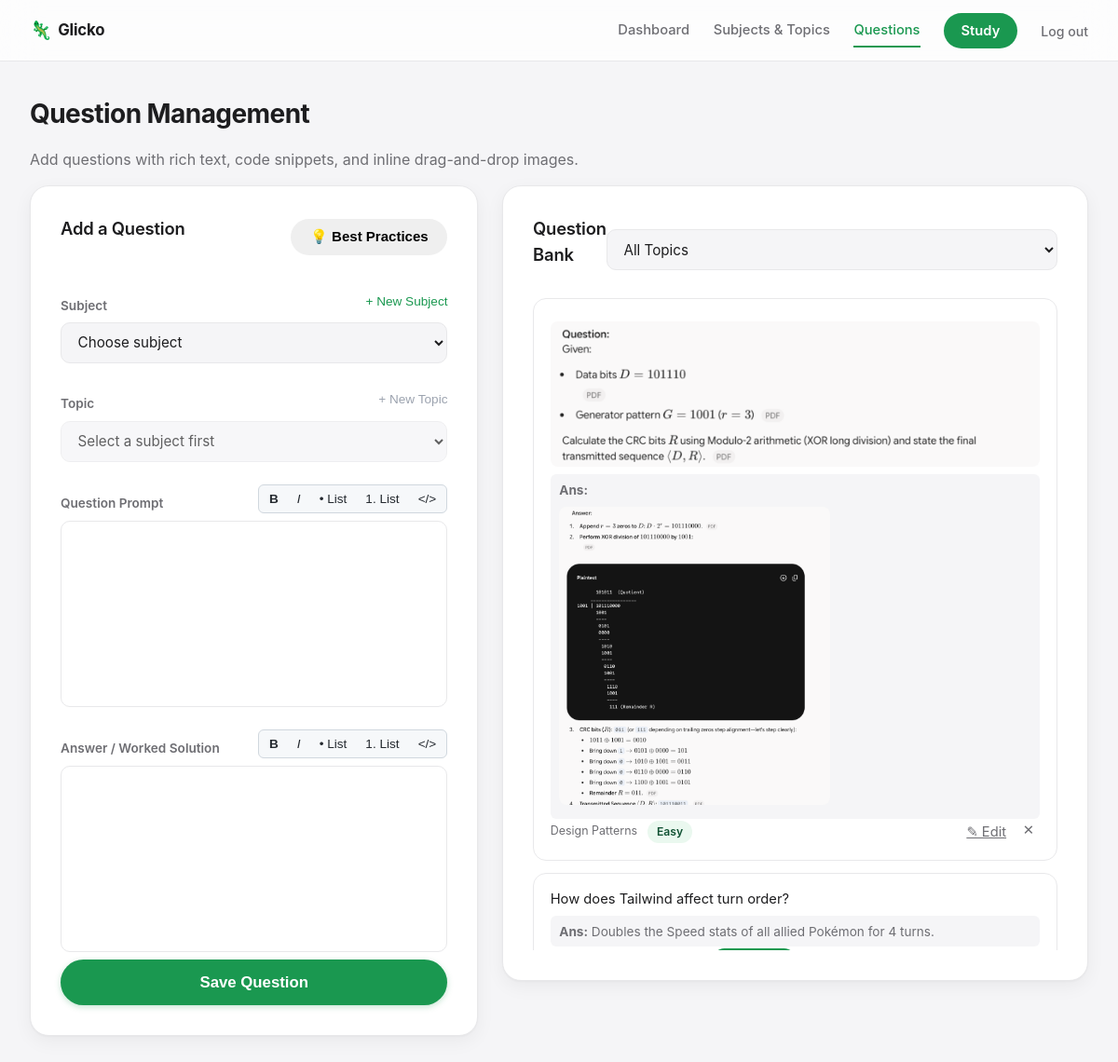
Screenshot of /questions (signed in) with the database file from the repository.
### tables this page shows
CREATE TABLE questions (
    id INTEGER PRIMARY KEY AUTOINCREMENT,
    topic_id INTEGER NOT NULL REFERENCES topics(id) ON DELETE CASCADE,
    text TEXT NOT NULL,
    answer TEXT,
    image_filename TEXT,
    answer_image_filename TEXT,
    rating REAL NOT NULL DEFAULT 1500,
    rd REAL NOT NULL DEFAULT 350,
    last_update TEXT,
    sm2_n INTEGER NOT NULL DEFAULT 0,
    sm2_ef REAL NOT NULL DEFAULT 2.5,
    sm2_interval REAL NOT NULL DEFAULT 0,
    next_eligible TEXT
);

CREATE TABLE topics (
    id INTEGER PRIMARY KEY AUTOINCREMENT,
    subject_id INTEGER NOT NULL REFERENCES subjects(id) ON DELETE CASCADE,
    name TEXT NOT NULL,
    rating REAL NOT NULL DEFAULT 1500,
    rd REAL NOT NULL DEFAULT 350,
    last_update TEXT,
    pending_results TEXT NOT NULL DEFAULT '[]',
    UNIQUE(subject_id, name)
);

### app.py (the view)
@app.route('/questions')
@login_required
def questions():
    uid = session['user_id']
    topic_filter = request.args.get('topic_id', type=int)
    conn = db.get_db()
    conn.execute('''
        CREATE TABLE IF NOT EXISTS user_settings (
            user_id INTEGER NOT NULL,
            key TEXT NOT NULL,
            value TEXT,
            PRIMARY KEY (user_id, key)
        )
    ''')
    bp_row = conn.execute("SELECT value FROM user_settings WHERE user_id = ? AND key = 'best_practices'", (uid,)).fetchone()
    default_bp = (
        "<ul>"
        "<li><b>Problem → Tool:</b> Describe the problem or goal in the prompt, and the solution/tool in the answer.</li>"
        "<li><b>Keep Cards Atomic:</b> Test only one key concept per card for faster recall.</li>"
        "<li><b>Add Explicit Context:</b> Mention language/framework tags so the card makes sense during mixed review.</li>"
        "<li><b>Visuals & Code:</b> Use code blocks or screenshots for architecture and system design.</li>"
        "</ul>"
    )
    saved_best_practices = bp_row['value'] if bp_row and bp_row['value'] else default_bp
    subjects = conn.execute("SELECT id, name FROM subjects WHERE user_id = ? ORDER BY name", (uid,)).fetchall()
    query = """
        SELECT q.id, q.text, q.answer, q.rating, t.name as topic_name, s.name as subject_name
        FROM questions q
        JOIN topics t ON q.topic_id = t.id
        JOIN subjects s ON t.subject_id = s.id
        WHERE s.user_id = ?
    """
    params = [uid]
    if topic_filter:
        query += " AND q.topic_id = ?"
        params.append(topic_filter)
    query += " ORDER BY q.id DESC"
    question_rows = conn.execute(query, params).fetchall()
    topics = conn.execute("""
        SELECT t.id, t.name, t.subject_id, s.name as subject_name
        FROM topics t
        JOIN subjects s ON t.subject_id = s.id
        WHERE s.user_id = ?
        ORDER BY s.name, t.name
    """, (uid,)).fetchall()
    conn.close()
    return render_template('questions.html',
                           questions=question_rows,
                           subjects=subjects,
                           topics=topics,
                           topic_filter=topic_filter,
                           best_practices=saved_best_practices)

### auth.py (called while the page is built)
def login_required(view):
    @wraps(view)
    def wrapped(*args, **kwargs):
        if not session.get('user_id'):
            return redirect(url_for('login', next=request.path))
        return view(*args, **kwargs)
    return wrapped

### db.py (called while the page is built)
def get_db():
    conn = sqlite3.connect(DB_PATH)
    conn.row_factory = sqlite3.Row
    conn.execute("PRAGMA foreign_keys = ON")
    return conn

### labels.py (called while the page is built)
def question_rating_label(rating):
    for lo, hi, label, css in DIFFICULTY_TIERS:
        if lo <= rating < hi:
            return label, css
    return "Hard", "tier-weak"

### templates/questions.html (shortened to what this page needs)
{% extends "base.html" %}
{% block content %}
<div class="page-header">
  <h1>Question Management</h1>
  <p class="muted">Add questions with rich text, code snippets, and inline drag-and-drop images.</p>
</div>
<div class="two-col question-management-grid">
  <section class="panel panel-large">
    <div class="panel-head">
      <h2>Add a Question</h2>
      <button type="button" id="btn-open-best-practices" class="btn btn-subtle btn-sm">💡 Best Practices</button>
    </div>
    <form method="post" action="{{ url_for('add_question') }}" class="stack-form" id="add-question-form">
      <div class="field-label-row">
        <label for="add-q-subject">Subject</label>
        <button type="button" id="btn-show-quick-subject" class="btn-link small">+ New Subject</button>
      </div>
      <select id="add-q-subject" required>
        <option value="" disabled selected>Choose subject</option>
      </select>
      <div class="field-label-row">
        <label for="add-q-topic">Topic</label>
        <button type="button" id="btn-show-quick-topic" class="btn-link small" disabled>+ New Topic</button>
      </div>
      <select name="topic_id" id="add-q-topic" required disabled>
        <option value="" disabled selected>Select a subject first</option>
      </select>
      <div class="field-label-row">
        <label>Question Prompt</label>
        <div class="editor-toolbar" data-target="editor-prompt">
          <button type="button" class="tb-btn" data-cmd="bold" title="Bold"><b>B</b></button>
          <button type="button" class="tb-btn" data-cmd="italic" title="Italic"><i>I</i></button>
          <button type="button" class="tb-btn" data-cmd="insertUnorderedList" title="Bullet List">• List</button>
          <button type="button" class="tb-btn" data-cmd="insertOrderedList" title="Numbered List">1. List</button>
          <button type="button" class="tb-btn" data-cmd="formatBlock" data-val="pre" title="Code Block">&lt;/&gt;</button>
        </div>
      </div>
      <div id="editor-prompt" class="rich-editor rich-editor-lg" contenteditable="true" data-target="text-input" placeholder="Type question or drop images here..."></div>
      <div class="field-label-row">
        <label>Answer / Worked Solution</label>
        <div class="editor-toolbar" data-target="editor-answer">
          <button type="button" class="tb-btn" data-cmd="bold" title="Bold"><b>B</b></button>
          <button type="button" class="tb-btn" data-cmd="italic" title="Italic"><i>I</i></button>
          <button type="button" class="tb-btn" data-cmd="insertUnorderedList" title="Bullet List">• List</button>
          <button type="button" class="tb-btn" data-cmd="insertOrderedList" title="Numbered List">1. List</button>
          <button type="button" class="tb-btn" data-cmd="formatBlock" data-val="pre" title="Code Block">&lt;/&gt;</button>
        </div>
      </div>
      <div id="editor-answer" class="rich-editor rich-editor-lg" contenteditable="true" data-target="answer-input" placeholder="Type answer or drop solution diagram here..."></div>
      <button type="submit" class="btn btn-primary btn-lg">Save Question</button>
    </form>
  </section>
  <section class="panel panel-large">
    <div class="panel-head">
      <h2>Question Bank</h2>
      <form method="get" action="{{ url_for('questions') }}">
        <select name="topic_id" onchange="this.form.submit()">
          <option value="">All Topics</option>
        </select>
      </form>
    </div>
    <ul class="question-list question-list-expanded">
      {% for q in questions %}
      <li>
        <div class="question-text">{{ q.text | safe }}</div>
        {% if q.answer %}
        <div class="question-answer-preview muted small"><strong>Ans:</strong> {{ q.answer | safe }}</div>
        {% endif %}
        <div class="question-meta">
          <span>{{ q.topic_name }}</span>
          <span class="rating-pill {{ question_rating_label(q.rating)[1] }}">{{ question_rating_label(q.rating)[0] }}</span>
          <div class="question-actions">
            <a href="{{ url_for('edit_question', question_id=q.id) }}" class="btn-icon btn-icon-edit" title="Edit Question">✎ Edit</a>
            <form method="post" action="{{ url_for('delete_question', question_id=q.id) }}" onsubmit="return confirm('Delete this question?');">
              <button type="submit" class="btn-icon" title="Delete">✕</button>
            </form>
          </div>
        </div>
      </li>
      {% else %}
      <li class="muted">No questions found for this selection.</li>
      {% endfor %}
    </ul>
  </section>
</div>
{% endblock %}

### templates/base.html (shortened to what this page needs)
<!doctype html>
<html lang="en">
  <head>
    <link
      rel="stylesheet"
      href="{{ url_for('static', filename='style.css') }}"
    />
  </head>
  <body>
    <header class="topbar">
      <a
        class="brand"
        href="{{ url_for('dashboard') if session.get('user_id') else url_for('login') }}"
      >
        <span class="brand-mark">🦎</span> Glicko
      </a>
      {% if session.get('user_id') %}
      <nav>
        <a
          href="{{ url_for('dashboard') }}"
          class="{{ 'active' if request.endpoint == 'dashboard' }}"
          >Dashboard</a
        >
        <a
          href="{{ url_for('manage') }}"
          class="{{ 'active' if request.endpoint == 'manage' }}"
          >Subjects &amp; Topics</a
        >
        <a
          href="{{ url_for('questions') }}"
          class="{{ 'active' if request.endpoint and request.endpoint.startswith('question') }}"
          >Questions</a
        >
        <a
          href="{{ url_for('study_setup') }}"
          class="cta {{ 'active' if request.endpoint and request.endpoint.startswith('study') }}"
          >Study</a
        >
        <form
          method="post"
          action="{{ url_for('logout') }}"
          class="logout-form"
        >
          <button type="submit" class="link-btn-plain">Log out</button>
        </form>
      </nav>
      {% endif %}
    </header>
    <main class="container">
       {% block content %}{% endblock %}
    </main>
  </body>
</html>

### rows the page displays
questions: text (picture), answer (picture), topic_name "Design Patterns", rating "Easy"
questions: text "How does Tailwind affect turn order?", answer "Doubles the Speed stats of all allied Pokémon for 4 turns."
